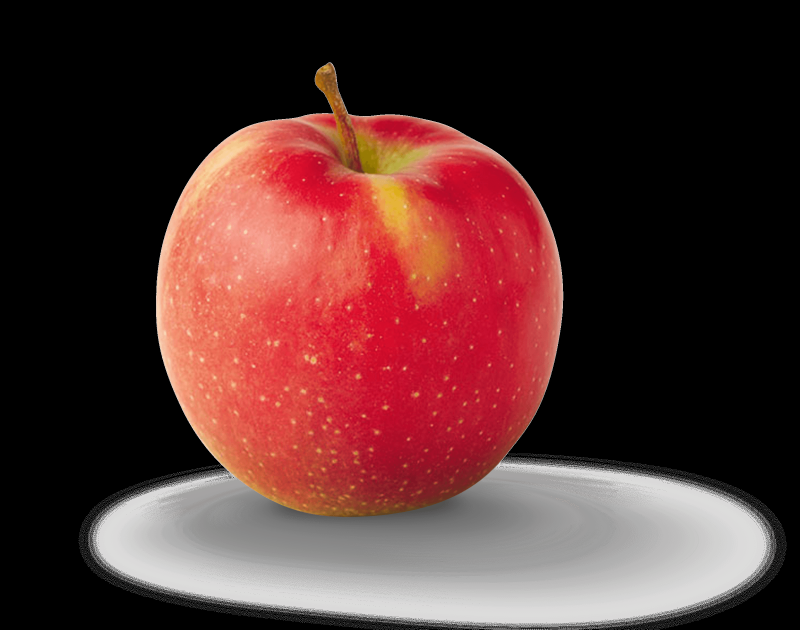
#> input picture apple.png, 2400 x 1889 px (shown at 1/3 size)
$ python Using_Global_Threshold.py
#> lines starting #> are read from the running program, lines starting #| are printed output that depends on the picture; after the words box and inside, x2 and y2 are one past the last pixel; in counts of white or black regions, pixels touching at a corner belong together
import cv2
import sys
import imutils

img_color = cv2.imread("./apple.png", cv2.IMREAD_COLOR)
#> img_color is the input picture: shape (1889, 2400, 3); mean B, G, R 48.1, 49.5, 85.4

if img_color is None:
    print("Failed")
    sys.exit(1)

#GrayScale Change
img_gray = cv2.cvtColor(img_color, cv2.COLOR_BGR2GRAY)
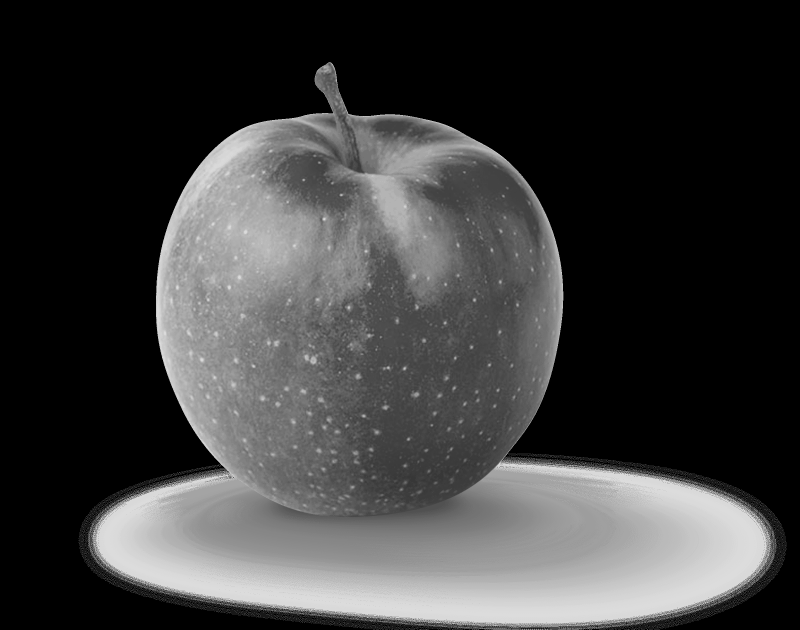
#> img_gray: shape (1889, 2400) (shown at 1/3 size); min 0, max 220, mean 60

#Threshold == 127
#Binary Flag == THRESH_BINARY
#If Pixel's value is less than 127 and Pixel's value =  0
#Else Pixel's Value = 1

retval, img_binary = cv2.threshold(img_gray, 127, 255, cv2.THRESH_BINARY)
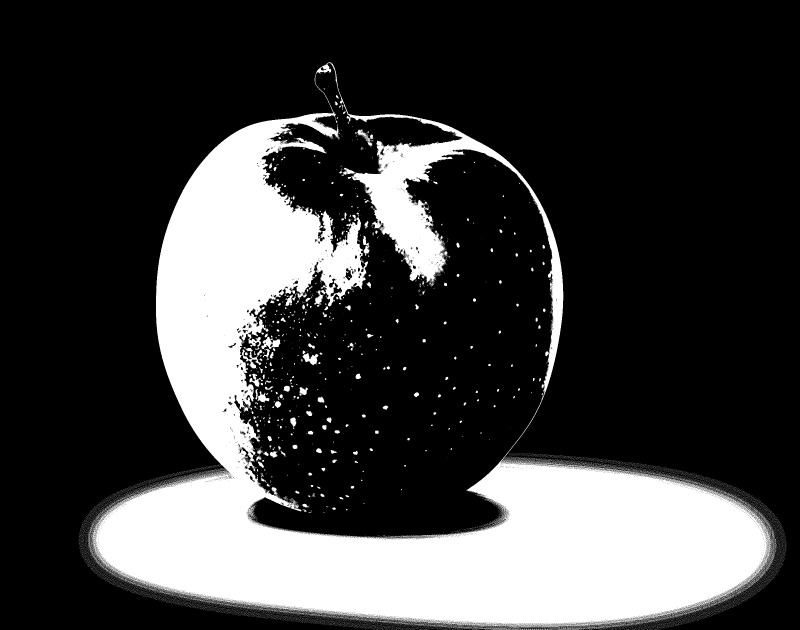
#> img_binary: shape (1889, 2400) (shown at 1/3 size); 24.5% white; 11603 white regions (11320 under 20 px), largest, box (x1, y1, x2, y2) and area: (263, 187, 2324, 1889) 1075435, (784, 1010, 841, 1047) 1108, (907, 1060, 955, 1095) 915

#Resize
img_color = imutils.resize(img_color, height = 500, width = 500)
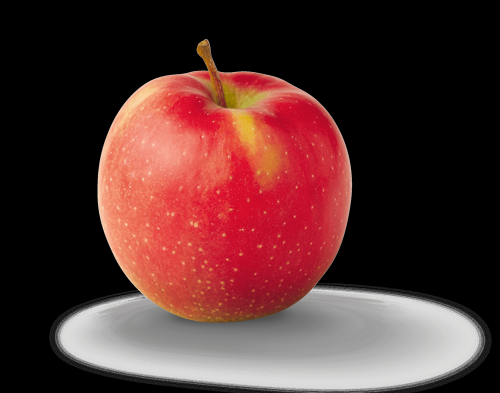
#> img_color: shape (393, 500, 3); mean B, G, R 48.1, 49.5, 85.4
img_gray = imutils.resize(img_gray, height = 500, width = 500)
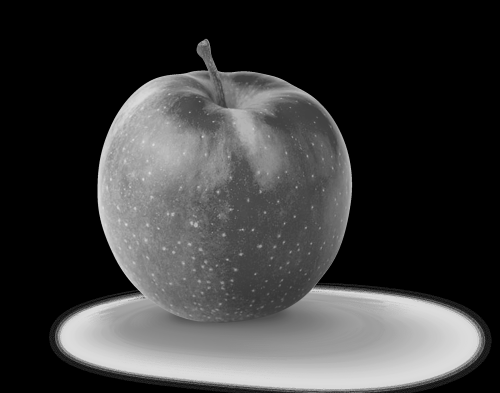
#> img_gray: shape (393, 500); min 0, max 220, mean 60.1
img_binary = imutils.resize(img_binary, height = 500 , width = 500)
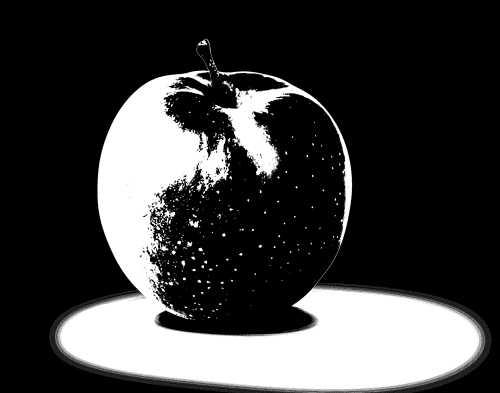
#> img_binary: shape (393, 500); min 0, max 255, mean 62.5

while True:
    cv2.imshow("Original", img_color)
    cv2.imshow("Grayscale", img_gray)
    cv2.imshow("Binary", img_binary)
    cv2.waitKey(0)

cv2.destroyAllWindows()

$ run again, with median.png copied over apple.png
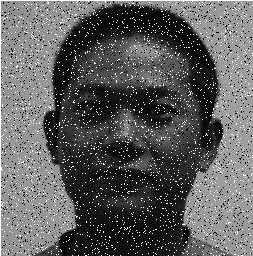
#> input picture median.png, 253 x 256 px
#> img_color is the input picture: shape (256, 253, 3); min 0, max 255, mean 94.5
#> `retval, img_binary = cv2.threshold(img_gray, 127, 255, cv2.THRESH_BINA..`:
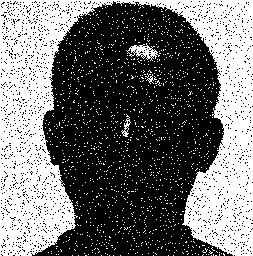
#> img_binary: shape (256, 253); 43.4% white; 1470 white regions (1466 under 20 px), largest, box (x1, y1, x2, y2) and area: (0, 0, 253, 256) 25883, (126, 43, 160, 61) 250, (121, 114, 131, 137) 74, (145, 73, 157, 84) 42
#> img_color: shape (505, 500, 3)
#> `img_binary = imutils.resize(img_binary, height = 500 , width = 500)`:
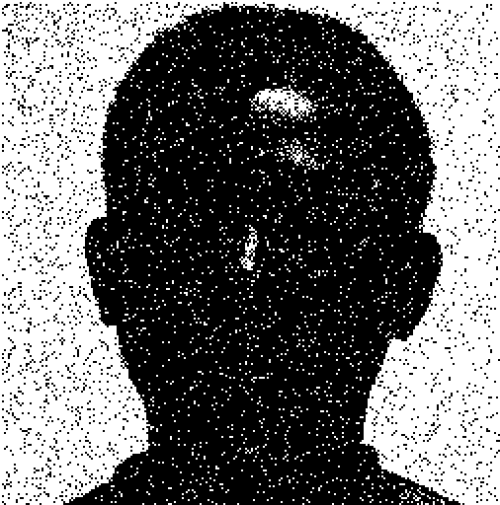
#> img_binary: shape (505, 500); min 0, max 255, mean 110.7
